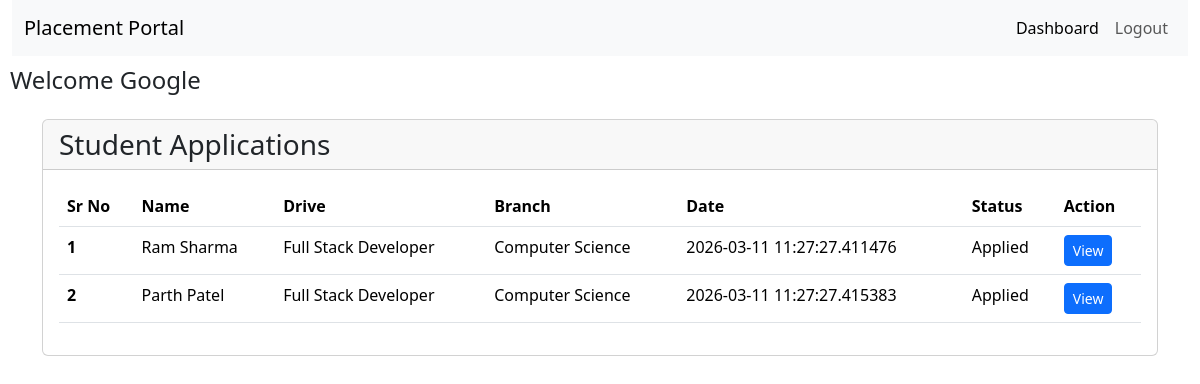
The app's page /company/view_applicants/1 (signed in) with its own data.
### backend/models.py (models this page shows, shortened)
class Company(db.Model, UserMixin):
    __tablename__ = "company"
    company_id = db.Column(db.Integer, primary_key=True, autoincrement=True)
    company_name = db.Column(db.String(100), nullable=False)
    email = db.Column(db.String(120), unique=True, nullable=False)
    password = db.Column(db.String(255), nullable=False)
    hr_contact = db.Column(db.String(15), nullable=False)
    website = db.Column(db.String(200))
    approval_status = db.Column(db.String(20), default="Pending")
    is_active = db.Column(db.Boolean, default=True)
    registered_at = db.Column(db.DateTime, default=datetime.utcnow)
    drives = db.relationship('Placement_Drive', backref='company', lazy=True)
    placements = db.relationship('Placement', backref='company', lazy=True,
                                 foreign_keys='Placement.company_id')

class Application(db.Model):
    __tablename__ = "application"
    application_id = db.Column(db.Integer, primary_key=True, autoincrement=True)
    student_id = db.Column(db.Integer, db.ForeignKey('student.student_id'),
                           nullable=False)
    drive_id = db.Column(db.Integer, db.ForeignKey('drive.drive_id'),
                         nullable=False)
    resume_id = db.Column(db.Integer, db.ForeignKey('resume.id'),
                          nullable=False)
    applied_at = db.Column(db.DateTime, default=datetime.utcnow)
    status = db.Column(db.String(20), default="Applied")
    updated_at = db.Column(db.DateTime, default=datetime.utcnow,
                           onupdate=datetime.utcnow)
    __table_args__ = (
        db.UniqueConstraint('student_id', 'drive_id', name='unique_application'),
    )
    resume = db.relationship('Resume', backref='resume', lazy=True)

class Student(db.Model, UserMixin):
    __tablename__ = "student"
    student_id = db.Column(db.Integer, primary_key=True, autoincrement=True)
    full_name = db.Column(db.String(100), nullable=False)
    email = db.Column(db.String(120), unique=True, nullable=False)
    password = db.Column(db.String(255), nullable=False)
    phone = db.Column(db.String(15), unique=True, nullable=False)
    branch = db.Column(db.String(100), nullable=False)
    institute = db.Column(db.String(150))
    cgpa = db.Column(db.Float)
    grad_year = db.Column(db.Integer)
    is_active = db.Column(db.Boolean, default=True)
    registered_at = db.Column(db.DateTime, default=datetime.utcnow)
    applications = db.relationship('Application', backref='student', lazy=True)
    resume = db.relationship('Resume', backref='student', uselist=False)
    placements = db.relationship('Placement', backref='student', lazy=True,
                                 foreign_keys='Placement.student_id')

class Placement_Drive(db.Model):
    __tablename__ = "drive"
    drive_id = db.Column(db.Integer, primary_key=True, autoincrement=True)
    company_id = db.Column(db.Integer, db.ForeignKey('company.company_id'),
                           nullable=False)
    job_title = db.Column(db.String(150), nullable=False)
    job_description = db.Column(db.Text)
    eligibility = db.Column(db.Text, nullable=False)
    location = db.Column(db.String(100), nullable=False)
    deadline = db.Column(db.DateTime, nullable=False)
    status = db.Column(db.String(20), nullable=False, default="Pending")
    created_at = db.Column(db.DateTime, default=datetime.utcnow)
    salary_range = db.Column(db.String(100))
    required_skills = db.Column(db.Text)
    is_active = db.Column(db.Boolean, default=True)
    applications = db.relationship('Application', backref='drive', lazy=True)

### backend/routes.py (the view)
@app.route("/company/view_applicants/<int:drive_id>")
@login_required
def view_applications(drive_id):
    if isinstance(current_user, (Admin,Company)):
        applications = Application.query.filter_by(drive_id=drive_id).all()
        return render_template("company/view_applicants.html",
                               applications=applications)
    return "You are not Authorized", 403

### app.py (called while the page is built)
def create_app():
    app = Flask(__name__)
    app.config["SQLALCHEMY_DATABASE_URI"] = "sqlite:///mydb.sqlite"
    app.config["SECRET_KEY"] = "mysecretkey"
    app.config["UPLOAD_FOLDER"] = "static/resumes"
    db.init_app(app)
    login_manager = LoginManager(app)
    login_manager.login_view = "login"
    @login_manager.user_loader
    def load_user(user_id):
        from backend.models import Admin, Student, Company
        if "-" not in user_id:
            return None
        role, id = user_id.split("-")
        id = int(id)
        if role == "admin":
            return Admin.query.get(id)
        elif role == "student":
            return Student.query.filter_by(student_id=id).first()
        elif role == "company":
            return Company.query.filter_by(company_id=id).first()
        return None
    app.app_context().push()
    return app

### templates/company/view_applicants.html (shortened to what this page needs)
<!DOCTYPE html>
<html lang="en">
<head>
    <link href="https://cdn.jsdelivr.net/npm/bootstrap@5.3.8/dist/css/bootstrap.min.css" rel="stylesheet"
>
</head>
<body>
    <div class="container-fluid">
        <nav class="navbar navbar-expand-lg bg-body-tertiary">
            <div class="container-fluid">
                <a class="navbar-brand" href="/">Placement Portal</a>
                <div class="collapse navbar-collapse" id="navbarSupportedContent">
                    <ul class="navbar-nav mb-2 mb-lg-0 ms-auto">
                        <li class="nav-item">
                            <a class="nav-link active" href="/dashboard/company">Dashboard</a>
                        </li>
                        <li class="nav-item">
                            <a class="nav-link" href="/logout">Logout</a>
                        </li>
                    </ul>
                </div>
            </div>
        </nav>
    </div>
    <h1 style="font-size: 1.5rem; margin: 10px;">Welcome {{ current_user.company_name }}</h1>
    <div class="container mt-4">
        <div class="card mb-4">
            <div class="card-header">
                <h3 class="mb-0">Student Applications</h3>
            </div>
            <div class="card-body">
                <table class="table">
                    <thead>
                        <tr>
                            <th scope="col">Sr No</th>
                            <th scope="col">Name</th>
                            <th scope="col">Drive</th>
                            <th scope="col">Branch</th>
                            <th scope="col">Date</th>
                            <th scope="col">Status</th>
                            <th scope="col">Action</th>
                        </tr>
                    </thead>
                    <tbody>
                        {% for a in applications %}
                        <tr>
                            <th scope="row">{{loop.index }}</th>
                            <td>{{ a.student.full_name }}</td>
                            <td>{{ a.drive.job_title }}</td>
                            <td>{{ a.student.branch }}</td>
                            <td>{{ a.applied_at }}</td>
                            <td>{{ a.status }}</td>
                            <td>
                                <a href="/dashboard/application/{{ a.application_id }}"
                                   class="btn btn-primary btn-sm">View</a>
                            </td>
                        </tr>
                        {% endfor %}
                    </tbody>
                </table>
            </div>
        </div>
    </div>
</body>
</html>

### records on screen
Company: company_name "Google"
Application: student.full_name "Ram Sharma", drive.job_title "Full Stack Developer", student.branch "Computer Science", applied_at "2026-03-11 11:27:27.411476", status "Applied"
Application: student.full_name "Parth Patel", drive.job_title "Full Stack Developer", student.branch "Computer Science", applied_at "2026-03-11 11:27:27.415383", status "Applied"
